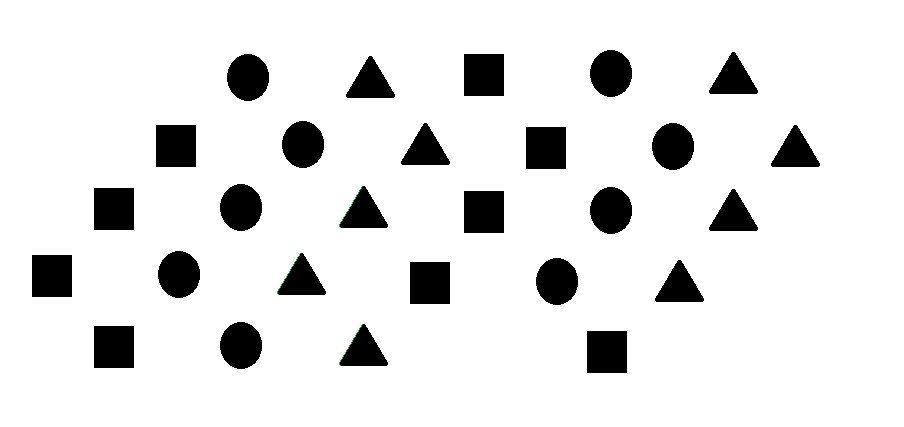
#> input picture complexGif.gif, 904 x 427 px
$ python rrt.py
#> lines starting #> are read from the running program, lines starting #| are printed output that depends on the picture; after the words box and inside, x2 and y2 are one past the last pixel; in counts of white or black regions, pixels touching at a corner belong together; long printed decimals are rounded
"""

Path planning with Rapidly-Exploring Random Trees (RRT)

author: Aakash(@nimrobotics)
Modified By: Omkar Tasgaonkar


"""

import cv2
import numpy as np
import math
import random
import argparse
import os
import imageio
import urllib.request

## Read the gif from the web, save to the disk
fname = "complexGif.gif"

gif = imageio.mimread(fname)
#> gif = 6 items
nums = len(gif)
#> nums = 6
print("Total {} frames in the gif!".format(nums))
#| Total 6 frames in the gif!

# convert form RGB to BGR
imgsOut = [cv2.cvtColor(img, cv2.COLOR_RGB2BGR) for img in gif]
#> imgsOut = 6 items
imgs = [cv2.cvtColor(img, cv2.COLOR_RGBA2GRAY,0) for img in gif]
#> imgs = 6 items

class Nodes:
    """Class to store the RRT graph"""
    def __init__(self, x,y):
        self.x = x
        self.y = y
        self.parent_x = []
        self.parent_y = []

# check collision
def collision(x1,y1,x2,y2):

    color=[]
    x = list(np.arange(x1,x2,(x2-x1)/100))
    y = list(((y2-y1)/(x2-x1))*(x-x1) + y1)
    #print("collision",x,y)
    if cv2.waitKey(100)&0xFF == 27:
        k = (k+1)%nums
    for i in range(len(x)):
        #print(int(x[i]),int(y[i]))
        color.append(img[int(y[i]),int(x[i])])
    if (0 in np.array(color)):
        return True #collision
    else:
        return False #no-collision

# check the  collision with obstacle and trim
def check_collision(x1,y1,x2,y2):
    _,theta = dist_and_angle(x2,y2,x1,y1)
    x=x2 + stepSize*np.cos(theta)
    y=y2 + stepSize*np.sin(theta)
    print(x2,y2,x1,y1)
    print("theta",theta)
    print("check_collision",x,y)

    # TODO: trim the branch if its going out of image area
    # print("Image shape",img.shape)
    hy,hx=img.shape[:2]
    if y<0 or y>hy or x<0 or x>hx:
        print("Point out of image bound")
        directCon = False
        nodeCon = False
    else:
        # check direct connection
        if collision(x,y,end[0],end[1]):
            directCon = False
        else:
            directCon=True

        # check connection between two nodes
        if collision(x,y,x2,y2):
            nodeCon = False
        else:
            nodeCon = True

    return(x,y,directCon,nodeCon)

# return dist and angle b/w new point and nearest node
def dist_and_angle(x1,y1,x2,y2):
    dist = math.sqrt( ((x1-x2)**2)+((y1-y2)**2) )
    angle = math.atan2(y2-y1, x2-x1)
    return(dist,angle)

# return the neaerst node index
def nearest_node(x,y):
    temp_dist=[]
    for i in range(len(node_list)):
        dist,_ = dist_and_angle(x,y,node_list[i].x,node_list[i].y)
        temp_dist.append(dist)
    return temp_dist.index(min(temp_dist))

# generate a random point in the image space
def rnd_point(h,l):
    new_y = random.randint(0, h)
    new_x = random.randint(0, l)
    return (new_x,new_y)

def pathDraw():
    for j in range(len(node_list)):
        cv2.circle(img2, (int(node_list[j].x),int(node_list[j].y)), 2,(0,0,255),thickness=3, lineType=8)

        if len(node_list[j].parent_x) != 0 and len(node_list[j].parent_y) != 0:
            for v in range(len(node_list[j].parent_x) -1):
                cv2.line(img2, (int(node_list[j].parent_x[v]),int(node_list[j].parent_y[v])),
                         (int(node_list[j].parent_x[v+1]),int(node_list[j].parent_y[v+1])), (0,255,0), thickness=1, lineType=8)

    cv2.waitKey(100)


def RRT(start, end, stepSize):

#> called with start = (10, 10), end = (900, 400), stepSize = 10
    k = 0
    global img, img2

    img = imgs[k].copy()
    img2 = imgsOut[k].copy()

    cv2.imshow("gif", img2)
    h,l= img.shape[:2] # dim of the loaded image
#> h = 427; l = 904
    print(img.shape) # (384, 683)
#| (427, 904)
    # print(h,l)

    # insert the starting point in the node class
    # node_list = [0] # list to store all the node points
    node_list[0] = Nodes(start[0],start[1])
    node_list[0].parent_x.append(start[0])
    node_list[0].parent_y.append(start[1])

    # display start and end
    cv2.circle(img2, (start[0],start[1]), 5,(0,0,255),thickness=3, lineType=8)
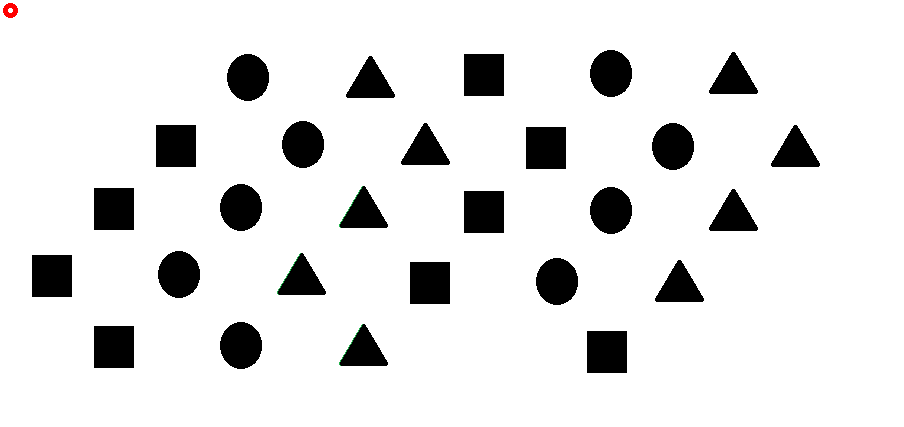
#> img2: shape (427, 904, 3); mean B, G, R 228.9, 228.9, 229
    cv2.circle(img2, (end[0],end[1]), 5,(0,0,255),thickness=3, lineType=8)
#> img2: shape (427, 904, 3); 0.03% of pixels changed, all inside (x1, y1, x2, y2) = (893, 393, 904, 408)

    i=1
    pathFound = False
    while pathFound==False:
        nx,ny = rnd_point(h,l)
#> nx = 776; ny = 197
        print("Random points:",nx,ny)
#| Random points: 776 197

        nearest_ind = nearest_node(nx,ny)
#> nearest_ind = 0
        nearest_x = node_list[nearest_ind].x
#> nearest_x = 10
        nearest_y = node_list[nearest_ind].y
#> nearest_y = 10
        print("Nearest node coordinates:",nearest_x,nearest_y)
#| Nearest node coordinates: 10 10

        #check direct connection
        tx,ty,directCon,nodeCon = check_collision(nx,ny,nearest_x,nearest_y)
#| 10 10 776 197
#| theta 0.2394
#| check_collision 19.715 12.372
#> (key Esc is pressed here)
        print("Check collision:",tx,ty,directCon,nodeCon)

        if directCon and nodeCon:
            print("Node can connect directly with end")
            node_list.append(i)
            node_list[i] = Nodes(tx,ty)
            node_list[i].parent_x = node_list[nearest_ind].parent_x.copy()
            node_list[i].parent_y = node_list[nearest_ind].parent_y.copy()
            node_list[i].parent_x.append(tx)
            node_list[i].parent_y.append(ty)

            cv2.circle(img2, (int(tx),int(ty)), 2,(0,0,255),thickness=3, lineType=8)
            cv2.line(img2, (int(tx),int(ty)), (int(node_list[nearest_ind].x),int(node_list[nearest_ind].y)), (0,255,0), thickness=1, lineType=8)
            #cv2.line(img2, (int(tx),int(ty)), (end[0],end[1]), (255,0,0), thickness=2, lineType=8)
            cv2.line(img2, (int(tx),int(ty)), (end[0],end[1]), (0,255,0), thickness=1, lineType=8)

            print("Path has been found")
            #print("parent_x",node_list[i].parent_x)
            for j in range(len(node_list[i].parent_x)-1):
                cv2.line(img2, (int(node_list[i].parent_x[j]),int(node_list[i].parent_y[j])), (int(node_list[i].parent_x[j+1]),int(node_list[i].parent_y[j+1])), (255,0,0), thickness=2, lineType=8)

            pathDraw()
            cv2.imwrite("media/"+str(i)+".jpg",img2)
            cv2.imwrite("final_out.jpg",img2)

            break


        elif nodeCon:
            print("Nodes connected")
            node_list.append(i)
            node_list[i] = Nodes(tx,ty)
            node_list[i].parent_x = node_list[nearest_ind].parent_x.copy()
            node_list[i].parent_y = node_list[nearest_ind].parent_y.copy()
            # print(i)
            # print(node_list[nearest_ind].parent_y)
            node_list[i].parent_x.append(tx)
            node_list[i].parent_y.append(ty)
            i=i+1
            # display
            cv2.circle(img2, (int(tx),int(ty)), 2,(0,0,255),thickness=3, lineType=8)
            cv2.line(img2, (int(tx),int(ty)), (int(node_list[nearest_ind].x),int(node_list[nearest_ind].y)), (0,255,0), thickness=1, lineType=8)
            cv2.imwrite("media/"+str(i)+".jpg",img2)
            cv2.imshow("gif",img2)
            cv2.waitKey(100)

            if i % 1 == 0:
                k =  (k + 1)%6
                img = imgs[k].copy()
                img2 = imgsOut[k].copy()
                cv2.imshow("gif", img2)

            cv2.circle(img2, (start[0],start[1]), 5,(0,0,255),thickness=3, lineType=8)
            cv2.circle(img2, (end[0],end[1]), 5,(0,0,255),thickness=3, lineType=8)
            pathDraw()
            continue

        else:
            print("No direct con. and no node con. :( Generating new rnd numbers")
            continue


def draw_circle(event,x,y,flags,param):
    global coordinates
    if event == cv2.EVENT_LBUTTONDBLCLK:
        cv2.circle(img,(x,y),5,(255,0,0),-1)
        coordinates.append(x)
        coordinates.append(y)


if __name__ == '__main__':

    parser = argparse.ArgumentParser(description = 'Below are the params:')

    parser.add_argument('-start', type=int, default=[10,10], metavar='startCoord', dest='start', nargs='+',
                    help='Starting position in the maze')
    parser.add_argument('-stop', type=int, default=[900,400], metavar='stopCoord', dest='stop', nargs='+',
                    help='End position in the maze')
    parser.add_argument('-s', type=int, default=10,metavar='Stepsize', action='store', dest='stepSize',
                    help='Step-size to be used for RRT branches')

    args = parser.parse_args()

    # remove previously stored data
    try:
       os.system("rm -rf media")
       os.mkdir("media")
    except:
       print("Dir already clean")


    ## Display the gif
    # Get the Input params
    start = tuple(args.start) #(20,20) # starting coordinate
    end = tuple(args.stop) #(450,250) # target coordinate
    stepSize = args.stepSize # stepsize for RRT

    node_list = [0] # list to store all the node points

    # run the RRT algorithm
#> (the run stopped early here; a loop or call above may not have finished)
